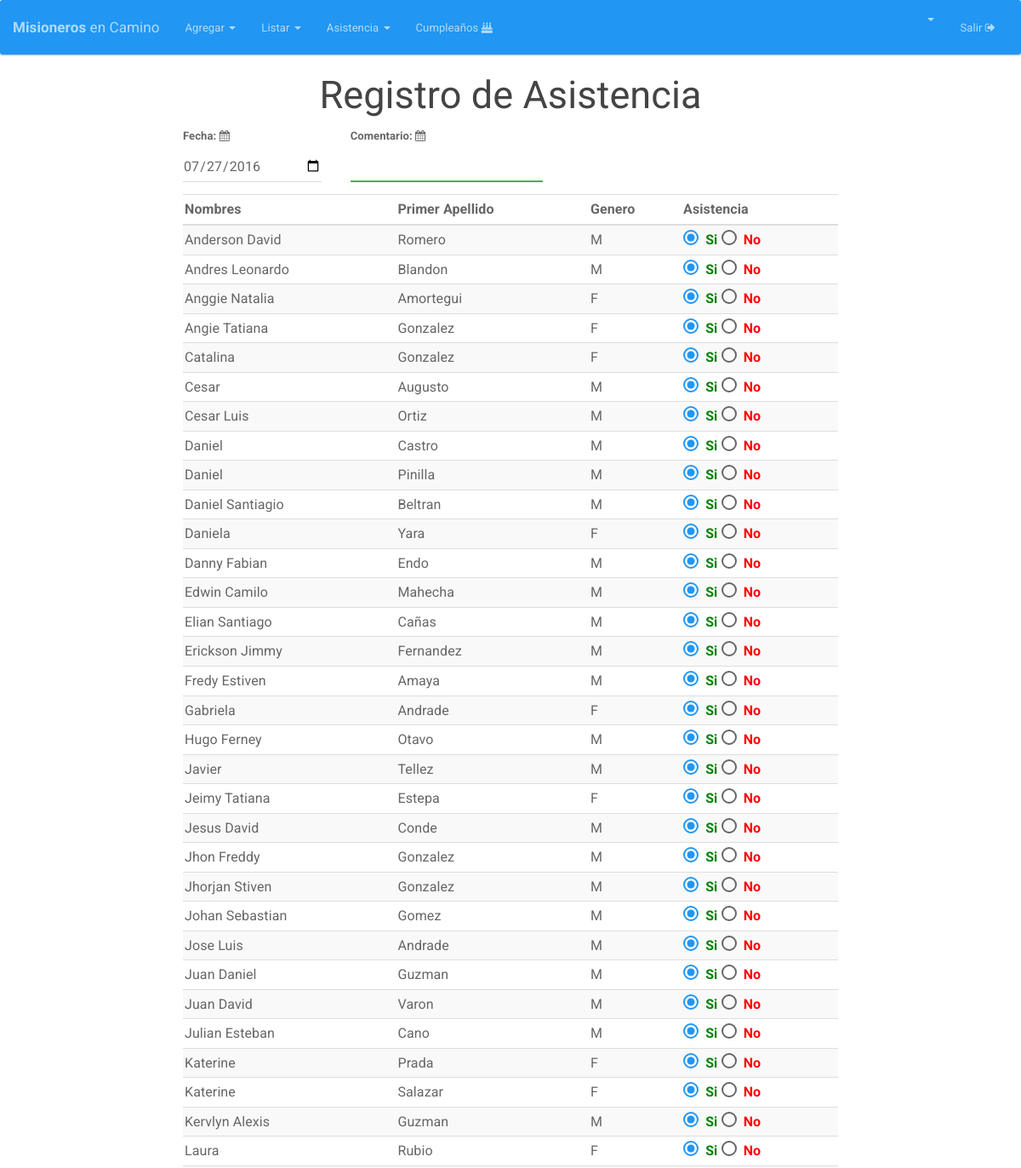
Before: /asistencia (signed in, upper part) with the older database file.
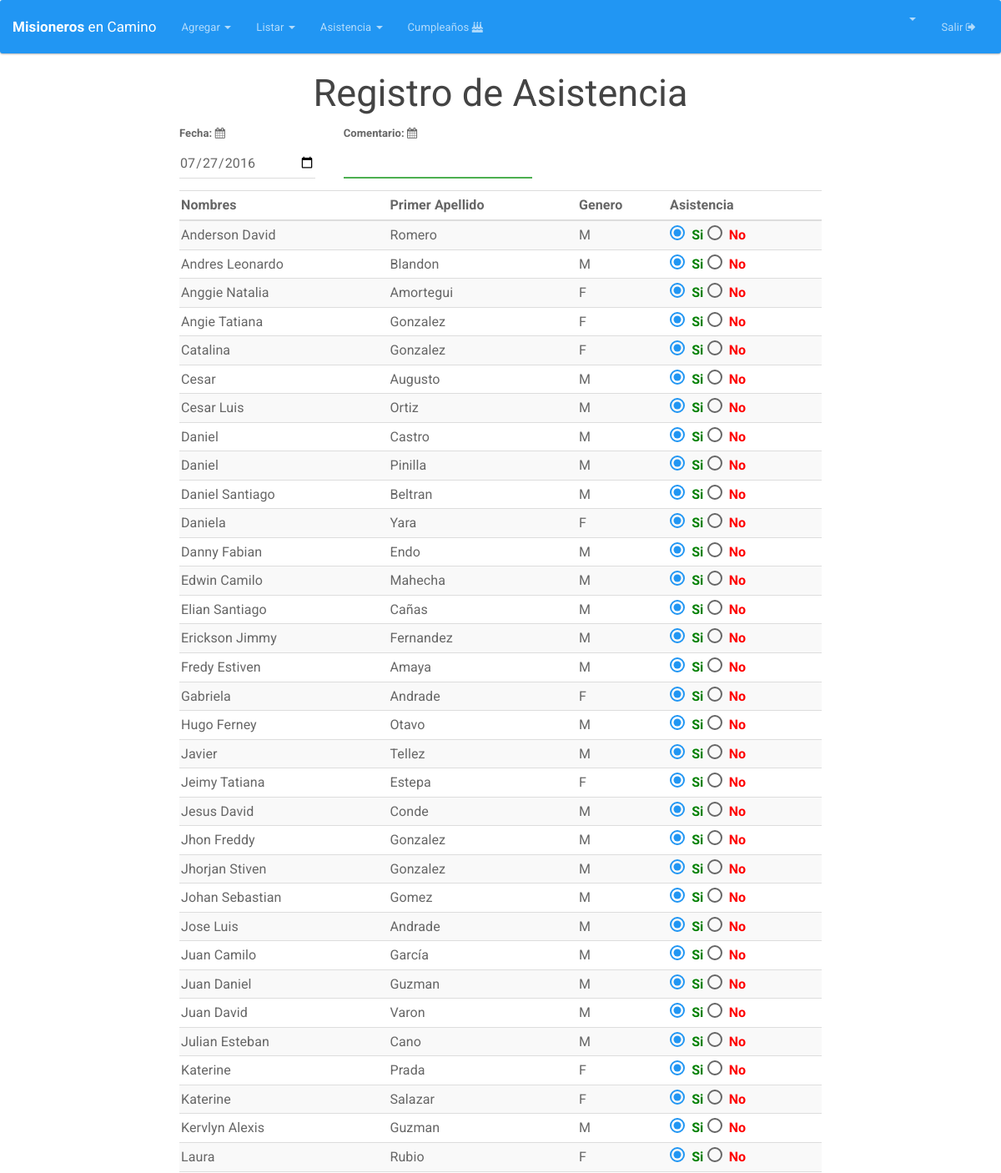
After: the same page with the newer database file.
### tables this page shows
CREATE TABLE `integrante` (
  `DOCUMENTO` int(12) NOT NULL,
  `NOMBRES` varchar(25) NOT NULL,
  `PRIMER_APELLIDO` varchar(15) NOT NULL,
  `SEGUNDO_APELLIDO` varchar(15) DEFAULT NULL,
  `GENERO` varchar(2) DEFAULT NULL,
  `FECHA_NACIMIENTO` date NOT NULL,
  `DIRECCION` varchar(50) DEFAULT NULL,
  `CELULAR` varchar(200) DEFAULT NULL,
  `CORREO` varchar(50) DEFAULT NULL,
  `ACOLITO` tinyint(1) DEFAULT NULL,
  `COORDINADOR` tinyint(1) DEFAULT NULL,
  `IMAGEN` longtext,
  `FECHA_INGRESO` date DEFAULT NULL,
  `FECHA_REGISTRO` timestamp NOT NULL DEFAULT CURRENT_TIMESTAMP ON UPDATE CURRENT_TIMESTAMP,
  `ESTADO` varchar(20) NOT NULL DEFAULT 'ASISTENTE'
);

### index.php (called while the page is built, shortened)
<?php
if (isset($_SESSION['app_id'])) {
	require_once "Core/Models/Conexion.php";
}
Core\Config\Enrutador::run(new Core\Config\Request());
?>

### Core/Models/Conexion.php (called while the page is built, shortened)
<?php namespace Core\Models;
	class Conexion{
		private $datos= array (
				"host"=>DB_HOST,
				"user"=>DB_USER,
				"pass"=>DB_PASS,
				"db"=>DB_NAME
			);
		private $db;
		public function __construct()
		{
			$this->db = new \mysqli(
					$this->datos['host'],
					$this->datos['user'],
					$this->datos['pass'],
					$this->datos['db']
				);
			$this->db-> set_charset("utf8");
		}
		public function consultaRetorno($sql){
			$datos = $this->db->query($sql);
			return $datos;
		}
	}
 ?>

### Core/Config/Request.php (called while the page is built, shortened)
<?php namespace Core\Config;
class Request{
	private $metodo;
	private $argumento;
	public function __construct(){
		if(isset($_GET['url'])){
			$ruta = filter_input(INPUT_GET, 'url', FILTER_SANITIZE_URL);
			$ruta = explode("/", $ruta);
			$ruta = array_filter($ruta);
			if($ruta[0] == "index.php"){
				$this->controlador = "Login";
			}else{
				$this->controlador = strtolower(array_shift($ruta));
			}
			$this->metodo = strtolower(array_shift($ruta));
			if(!$this->metodo){
				$this->metodo = "index";
			}
			$this->argumento = $ruta;
		}else{
			$this->controlador = "Login";
			$this->metodo = "index";
		}
	}
	public function getMetodo(){
		return $this->metodo;
	}
	public function getArgumento(){
		return $this->argumento;
	}
}
?>

### Core/Controllers/AsistenciaController.php (called while the page is built, shortened)
<?php namespace Core\Controllers;
class AsistenciaController{
	private $integrante;
	private $asistencia;
	public function __construct(){
		$this->integrante = new Integrante();
		$this->asistencia = new Asistencia();
	}
	public function index(){
		if (!empty($_SESSION['app_id'])) {
			if ($_POST) {
				$datos=$this->integrante->listar();
				while($row = mysqli_fetch_array($datos)){
					$id=$row['DOCUMENTO'];
					$this->asistencia->__set("fecha", $_POST['fechaAsistencia']);
					$this->asistencia->__set("integrante",  $_POST['documento_'.$id]);
					$this->asistencia->__set("asistencia", $_POST['asistencia_'.$id] );
					$this->asistencia->__set("comentario", $_POST['comentario'] );
					$this->asistencia->add();
				}
				header("Location:" . URL . "asistencia");
			}else {
				$datos=$this->integrante->listar();
				return $datos;
			}
		}else {
			header("Location:" . URL . "Integrantes");
		}
	}
}
?>

### Core/Models/Integrante.php (called while the page is built, shortened)
<?php namespace Core\Models;
class Integrante {
	private $db;
	public function __construct(){
		$this->db = new Conexion();
	}
	public function listar(){
		$sql="SELECT * FROM integrante ORDER BY NOMBRES ASC, PRIMER_APELLIDO ASC ";
		$datos=$this->db->consultaRetorno($sql);
		return $datos;
	}
}
?>

### HTML/Asistencia/index.php (the view, shortened to what the changed rows need)
  <html>
  <head>
    <?php include(HTML_DIR.'/overall/header.php') ?>
  </head>
  <body>
    <?php include(HTML_DIR.'/overall/nav.php') ?>
    <div id="container">
      <h2 align="center">Registro de Asistencia</h2>
      <div class="">
        <div class="col-md-2"></div>
        <div class="col-md-8">
          <form class="form-horizontal" enctype="multipart/form-data" method="POST" id="formAsistencia" name="formAsistencia">
            <table class="table table-striped table-hover" id="integrantesTabla" >
              <thead>
                <tr>
                 <div class="form-group col-md-3"  >
                   <label for="fechaAsistencia">Fecha: <i class="fa fa-calendar" aria-hidden="true"></i></label>
                   <input type="date" name="fechaAsistencia" id="fechaAsistencia" class="form-control" value="<?php echo date('Y-m-d'); ?>" >
                 </div>
                 <div class="form-group col-md-1" ></div>
                 <div class="form-group col-md-4 has-success" >
                   <label for="comentario">Comentario: <i class="fa fa-calendar" aria-hidden="true"></i></label>
                   <input type="text" name="comentario" id="comentario" class="form-control">
                 </div>
               </tr>
               <tr><br>
                <div id="alert"  class="col-md-4"></div>
              </tr>
              <tr>
                <th class="hidden-xs">Nombres</th>
                <th class="hidden-xs">Primer Apellido</th>
                <th class="hidden-xs">Genero</th>
                <th>Asistencia</th>
              </tr>
            </thead>
            <tbody>
              <?php while($row = mysqli_fetch_array($datos)){ ?>
                <tr id="<?php echo $row['DOCUMENTO'] ?>">
                  <td class="hidden-xs"><?php  echo $row['NOMBRES']; ?></td>
                  <td class="hidden-xs"><?php  echo $row['PRIMER_APELLIDO']; ?></td>
                  <td class="hidden-xs"><?php  echo $row['GENERO']; ?></td>
                  <td>
                    <input type="radio"  checked required name="asistencia_<?php echo $row['DOCUMENTO'] ?>"  id="si_<?php echo $row['DOCUMENTO'] ?>" value="1"> <span style="color:green;font-weight: bold">Si</span>
                    <input type="radio" required name="asistencia_<?php echo $row['DOCUMENTO'] ?>" id="no_<?php echo $row['DOCUMENTO'] ?>" value="0"> <span style="color:red;font-weight: bold">No</span>
                  </td>
                </tr>
                <?php
              }
              ?>
            </tbody>
          </table>
        </form>
      </div>
      <div class="col-md-2"></div>
    </div>
  </div>
</body>
</html>

### HTML/overall/nav.php (shortened to what the changed rows need)
<nav class="navbar navbar-inverse">
  <div class="container-fluid">
    <div class="navbar-header">
      <a class="navbar-brand" style="font-size: 17px" href="<?php echo URL; ?>Integrantes"><b>Misioneros</b> en Camino</a>
    </div>
    <div class="collapse navbar-collapse" id="bs-example-navbar-collapse-2">
      <ul class="nav navbar-nav">
        <li class="dropdown">
          <a href="#" class="dropdown-toggle" data-toggle="dropdown" role="button" aria-expanded="false"> Agregar <span class="caret"></span></a>
        </li>
      </ul>
      <ul class="nav navbar-nav">
        <li class="dropdown">
          <a href="#" class="dropdown-toggle" data-toggle="dropdown" role="button" aria-expanded="false"> Listar <span class="caret"></span></a>
        </li>
      </ul>
      <ul class="nav navbar-nav">
        <li class="dropdown">
          <a href="#" class="dropdown-toggle" data-toggle="dropdown" role="button" aria-expanded="false"> Asistencia <span class="caret"></span></a>
        </li>
      </ul>
      <ul class="nav navbar-nav">
       <li><a href="<?php echo URL; ?>birthday"> Cumpleaños  <i class="fa fa-birthday-cake" aria-hidden="true"></i></a></li>
     </ul>
     <ul class="nav navbar-nav navbar-right">
      <li class="dropdown">
        <a href="#" class="dropdown-toggle" data-toggle="dropdown" role="button" aria-expanded="false"> <b><?php echo ucwords(strtolower($_SESSION['nombre'])); ?> </b>  <span class="caret"></span></a>
      </li>
      <li><a href="<?php echo URL; ?>Logout">  Salir  <i class="fa fa-sign-out" aria-hidden="true"></i></a></li>
    </ul>
  </div>
</div>
</nav>

Changed rows visible on the page:
changed integrante "Beltran": NOMBRES "Daniel Santiagio" → "Daniel Santiago"
added integrante: NOMBRES "Juan Camilo", PRIMER_APELLIDO "García", GENERO "M"
